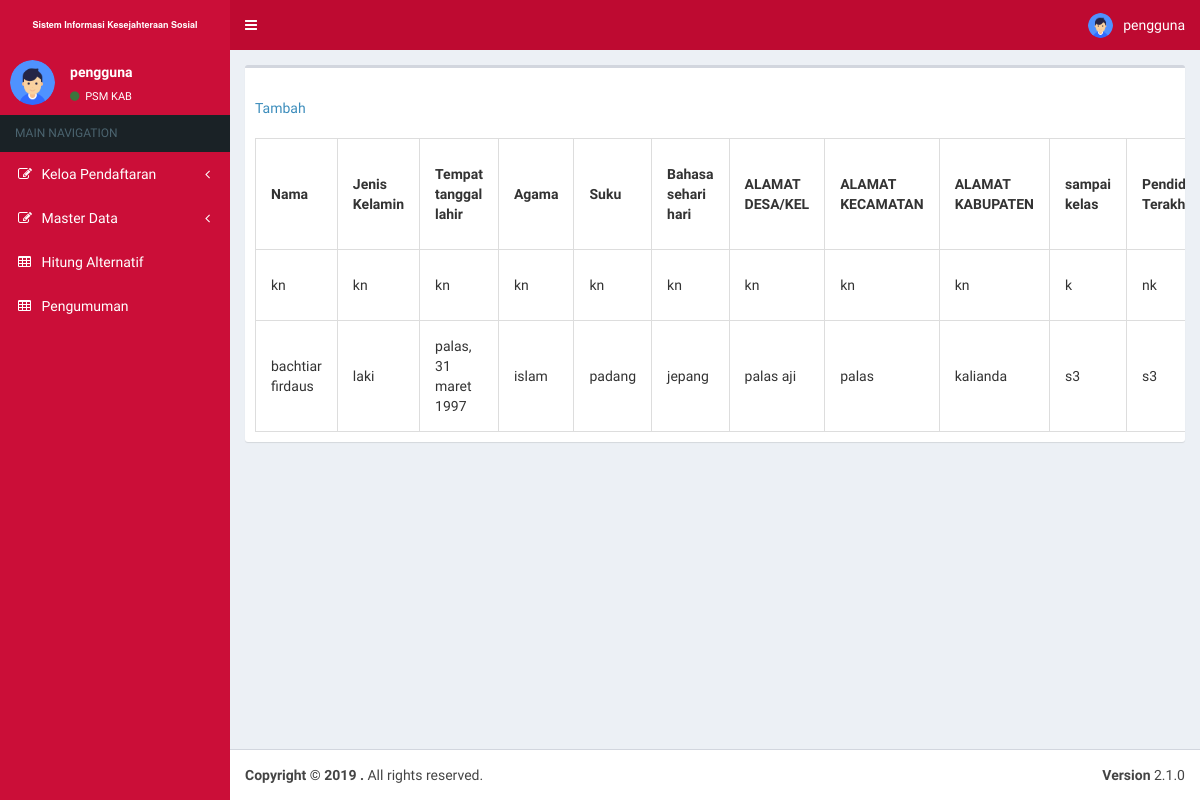
The app's page /dashboard.php?page=insert/calon_siswa (signed in), older data.
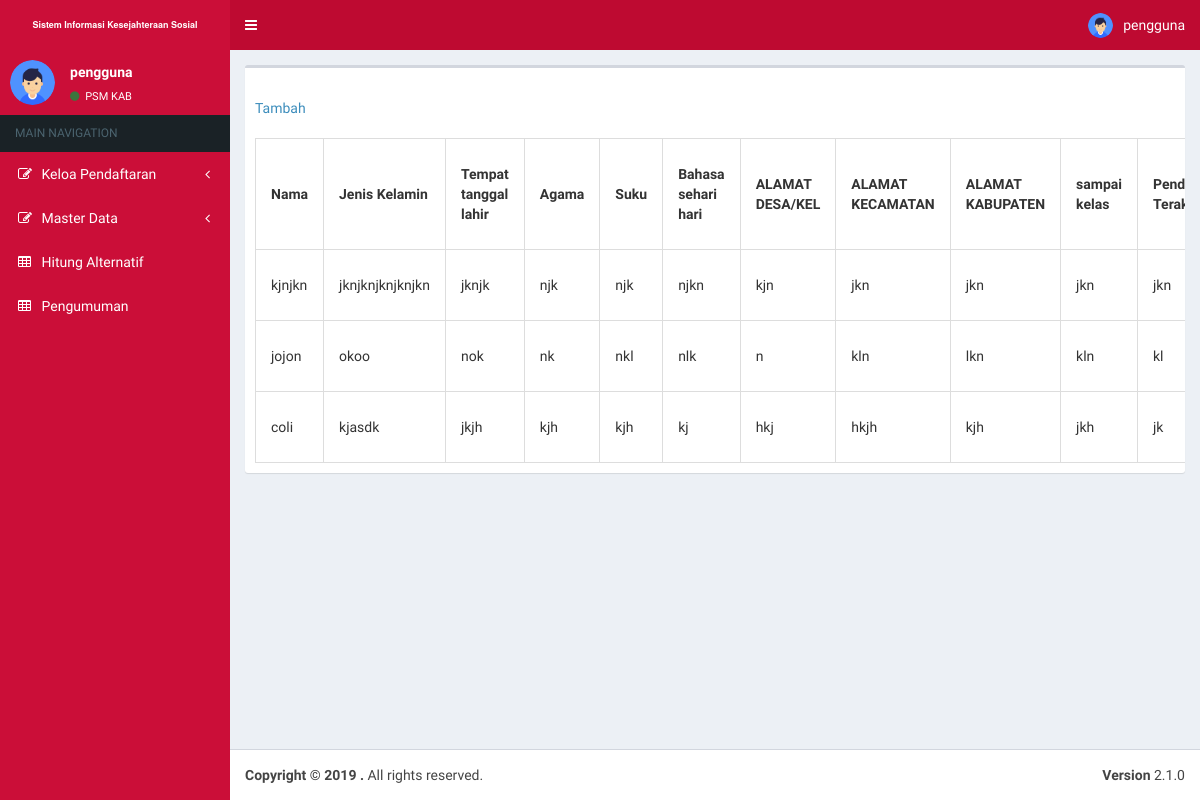
The same page, newer data.
### tables this page shows
CREATE TABLE IF NOT EXISTS `tb_users` (
`user_id` int(11) NOT NULL,
  `fullname` varchar(25) NOT NULL,
  `username` varchar(12) NOT NULL,
  `password` varchar(12) NOT NULL
);

CREATE TABLE IF NOT EXISTS `tbl_cs` (
`id` int(11) NOT NULL,
  `nama` varchar(500) NOT NULL,
  `jk` varchar(500) NOT NULL,
  `ttl` varchar(500) NOT NULL,
  `agama` varchar(500) NOT NULL,
  `suku` varchar(500) NOT NULL,
  `bahasa` varchar(500) NOT NULL,
  `ald` varchar(500) NOT NULL,
  `alk` varchar(500) NOT NULL,
  `alko` varchar(500) NOT NULL,
  `ltlsk` varchar(500) NOT NULL,
  `pt` varchar(500) NOT NULL,
  `atls` varchar(500) NOT NULL,
  `km` varchar(500) NOT NULL,
  `mn` varchar(500) NOT NULL,
  `pb` varchar(500) NOT NULL,
  `bpbd` varchar(500) NOT NULL,
  `gp` varchar(500) NOT NULL,
  `nokk` varchar(500) NOT NULL,
  `nik` varchar(500) NOT NULL,
  `jurusan` varchar(500) NOT NULL,
  `asrama` varchar(500) NOT NULL,
  `lk` varchar(500) NOT NULL,
  `lm` varchar(500) NOT NULL,
  `ls` varchar(500) NOT NULL,
  `con` int(10) NOT NULL,
  `tanggal` date NOT NULL
);

### Connections/koneksi.php (called while the page is built, shortened)
<?php
if (!function_exists("GetSQLValueString")) {
function GetSQLValueString($theValue, $theType, $theDefinedValue = "", $theNotDefinedValue = "")
{
  $theValue = get_magic_quotes_gpc() ? stripslashes($theValue) : $theValue;
  $theValue = function_exists("mysql_real_escape_string") ? mysql_real_escape_string($theValue) : mysql_escape_string($theValue);
  switch ($theType) {
    case "text":
      $theValue = ($theValue != "") ? "'" . $theValue . "'" : "NULL";
      break;
  }
  return $theValue;
}
}
?>

### insert/calon_siswa.php (the view, shortened to what this page needs)
<?php
include_once("\insert\config.php");
$result = mysqli_query($mysqli, "SELECT * FROM tbl_cs ORDER BY id DESC");
?>
<html>
<head>
</head>
<body>
<a href="insert/add_cs.php">Tambah</a><br/><br/>
    <table class="tableee" border=1>
    <tr>
                <th>Nama</th>
                <th>Jenis Kelamin</th>
                <th>Tempat tanggal lahir</th>
                <th>Agama</th>
                <th>Suku</th>
                <th>Bahasa sehari hari</th>
                <th>ALAMAT DESA/KEL</th>
                <th>ALAMAT KECAMATAN </th>
                <th>ALAMAT KABUPATEN</th>
                <th>sampai kelas</th>
                <th>Pendidikan Terakhir</th>
     </tr>
    <?php
    while($user_data = mysqli_fetch_array($result)) {
        echo "<tr>";
        echo "<td>".$user_data['nama']."</td>";
        echo "<td>".$user_data['jk']."</td>";
        echo "<td>".$user_data['ttl']."</td>";
        echo "<td>".$user_data['agama']."</td>";
        echo "<td>".$user_data['suku']."</td>";
        echo "<td>".$user_data['bahasa']."</td>";
        echo "<td>".$user_data['ald']."</td>";
        echo "<td>".$user_data['alk']."</td>";
        echo "<td>".$user_data['alko']."</td>";
        echo "<td>".$user_data['ltlsk']."</td>";
        echo "<td>".$user_data['pt']."</td>";
        echo "<td><a href='/program_april/insert/edit_cs.php?id=$user_data[id]'>Edit</a> | <a href='/program_april/insert/delete_cs.php?id=$user_data[id]'>Delete</a></td></tr>";
    }
    ?>
    </table>
</body>
</html>

### dashboard.php (shortened to what this page needs)
<?php
require_once('Connections/koneksi.php');
$colname_rs_users = "-1";
if (isset($_SESSION['MM_Username'])) {
  $colname_rs_users = $_SESSION['MM_Username'];
}
$query_rs_users = sprintf("SELECT * FROM tb_users WHERE username = %s", GetSQLValueString($colname_rs_users, "text"));
$rs_users = mysql_query($query_rs_users, $koneksi) or die(mysql_error());
$row_rs_users = mysql_fetch_assoc($rs_users);
?><!DOCTYPE html>
<html>
<head>
  <link rel="stylesheet" href="assets/bower_components/dist/css/bootstrap.min.css">
  <link rel="stylesheet" href="assets/bower_components/font-awesome/css/font-awesome.min.css">
  <link rel="stylesheet" href="assets/bower_components/Ionicons/css/ionicons.min.css">
  <link rel="stylesheet" href="assets/bower_components/bootstrap-daterangepicker/daterangepicker.css">
  <link rel="stylesheet" href="assets/bower_components/bootstrap-datepicker/dist/css/bootstrap-datepicker.min.css">
  <link rel="stylesheet" href="assets/bower_components/datatables.net-bs/css/dataTables.bootstrap.min.css">
  <link rel="stylesheet" href="assets/dist/css/AdminLTE.min.css">
  <link rel="stylesheet" href="assets/dist/css/animate.css">
  <link rel="stylesheet" href="assets/dist/css/skins/_all-skins.min.css">
  <link rel="stylesheet" href="assets/plugins/bootstrap-wysihtml5/bootstrap3-wysihtml5.min.css">
</head>
<body class="hold-transition skin-blue sidebar-mini">
<div class="wrapper">
<header class="main-header">
 <?php require_once('menu/nav.php'); ?>
 <?php require_once('menu/side.php'); ?>
  <div class="content-wrapper">
    <section class="content">
      <div class="row">
        <div class="col-md-12">
          <div class="box">
            <div class="box-header">
            </div>
            <div class="box-body" style="overflow: scroll;">
         <?php
		   if(isset($_GET["page"]) && $_GET["page"] != "home"){
			if(file_exists(htmlentities($_GET["page"]).".php")){
				include(htmlentities($_GET["page"]).".php");
			}else{
				include("404.php");
			}
		   }else{
		  include("home.php");
		  }
		?>
            </div>
          </div>
        </div>
      </div>
    </section>
  </div>
 <?php require_once('menu/footer.php'); ?>
</div>
</body>
</html>

### menu/nav.php (shortened to what this page needs)
    <a href="?page=home" class="logo">
      <span class="logo-lg" style="font-size: 9px;"><b>Sistem Informasi Kesejahteraan Sosial</b></span>
    </a>
<nav class="navbar navbar-static-top">
      <a href="#" class="sidebar-toggle" data-toggle="push-menu" role="button">
      </a>
      <div class="navbar-custom-menu">
        <ul class="nav navbar-nav">
          <li class="dropdown user user-menu">
            <a href="#" class="dropdown-toggle" data-toggle="dropdown">
            	<img src="assets/dist/img/logo.png" class="user-image" alt="User Image">
 				<span class="hidden-xs"> <?= $row_rs_users['fullname']; ?></span>
            </a>
          </li>
        </ul>
      </div>
    </nav>
 </header>

### menu/side.php (shortened to what this page needs)
<aside class="main-sidebar">
 <section class="sidebar">
      <div class="user-panel">
        <div class="pull-left image">
          <img src="assets/dist/img/logo.png" class="img-circle" alt="User Image">
        </div>
        <div class="pull-left info">
          <p><?= $row_rs_users['fullname']; ?></p>
          <a href="?page=config/kode&id=1"><i class="fa fa-circle text-success"></i> PSM KAB</a>
        </div>
      </div>
      <ul class="sidebar-menu" data-widget="tree">
        <li class="header">MAIN NAVIGATION</li>
        <li class="treeview">
          <a href="#">
            <i class="fa fa-edit"></i> <span>Keloa Pendaftaran</span>
            <span class="pull-right-container">
              <i class="fa fa-angle-left pull-right"></i>            </span>          </a>
        </li>
        <li class="treeview">
          <a href="#">
            <i class="fa fa-edit"></i> <span>Master Data</span>
            <span class="pull-right-container">
              <i class="fa fa-angle-left pull-right"></i>            </span>          </a>
        </li>
        <li><a href="?page=hitung_alternatif"><i class="fa fa-table"></i> <span>Hitung Alternatif</span></a> </li>
        <li><a href="?page=insert/pengumuman"><i class="fa fa-table"></i> <span>Pengumuman</span></a> </li>
      </ul>
    </section>
</aside>

### menu/footer.php
<footer class="main-footer">
  <div class="pull-right hidden-xs">
    <b>Version</b> 2.1.0
  </div>
  <strong>Copyright &copy; <?= date('Y'); ?> <a href="https://codeego.com"></a>.</strong> All rights reserved.
</footer>

### insert/calon_siswa.php (style rules this page uses)
table, td, th { border: 1px solid #ddd; text-align: left; }
table { border-collapse: collapse; width: 100%; overflow: scroll; }
th, td { padding: 15px; }

Row changes from the older to the newer data that the page shows:
removed tbl_cs: nama "kn", jk "kn", ttl "kn", agama "kn", suku "kn", bahasa "kn", ald "kn", alk "kn", alko "kn", ltlsk "k", pt "nk"
removed tbl_cs: nama "bachtiar firdaus", jk "laki", ttl "palas, 31 maret 1997", agama "islam", suku "padang", bahasa "jepang", ald "palas aji", alk "palas", alko "kalianda", ltlsk "s3", pt "s3"
added tbl_cs: nama "kjnjkn", jk "jknjknjknjknjkn", ttl "jknjk", agama "njk", suku "njk", bahasa "njkn", ald "kjn", alk "jkn", alko "jkn", ltlsk "jkn", pt "jkn"
added tbl_cs: nama "jojon", jk "okoo", ttl "nok", agama "nk", suku "nkl", bahasa "nlk", ald "n", alk "kln", alko "lkn", ltlsk "kln", pt "kl"
added tbl_cs: nama "coli", jk "kjasdk", ttl "jkjh", agama "kjh", suku "kjh", bahasa "kj", ald "hkj", alk "hkjh", alko "kjh", ltlsk "jkh", pt "jk"
